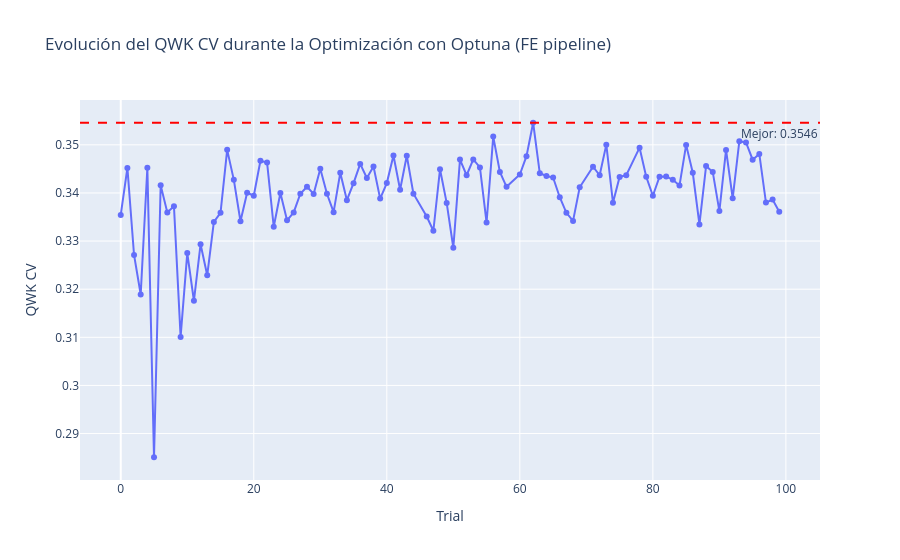

The notebook cell this image was saved under:
### Code cell
# ── Visualización: evolución del QWK CV durante la optimización ────────────
trials_df = study.trials_dataframe()
trials_df_complete = trials_df[trials_df['state'] == 'COMPLETE'].copy()

fig = px.line(
    trials_df_complete,
    x='number',
    y='value',
    title='Evolución del QWK CV durante la Optimización con Optuna (FE pipeline)',
    labels={'number': 'Trial', 'value': 'QWK CV'},
    markers=True,
)
fig.add_hline(
    y=study.best_value,
    line_dash='dash',
    line_color='red',
    annotation_text=f'Mejor: {study.best_value:.4f}',
    annotation_position='bottom right',
)
fig.show()

### Figure 1 — Plotly figure (JSON) as saved in the notebook; plotly's stock layout.template omitted (floating-point values rounded to 4 significant figures)
{"data": [{"hovertemplate": "Trial=%{x}<br>QWK CV=%{y}<extra></extra>", "legendgroup": "", "line": {"color": "#636efa", "dash": "solid"}, "marker": {"symbol": "circle"}, "mode": "lines+markers", "name": "", "orientation": "v", "showlegend": false, "type": "scatter", "x": [0, 1, 2, 3, 4, 5, 6, 7, 8, 9, 10, 11, 12, 13, 14, 15, 16, 17, 18, 19, 20, 21, 22, 23, 24, 25, 26, 27, 28, 29, 30, 31, 32, 33, 34, 35, 36, 37, 38, 39, 40, 41, 42, 43, 44, 46, 47, 48, 49, 50, 51, 52, 53, 54, 55, 56, 57, 58, 60, 61, 62, 63, 64, 65, 66, 67, 68, 69, 71, 72, 73, 74, 75, 76, 78, 79, 80, 81, 82, 83, 84, 85, 86, 87, 88, 89, 90, 91, 92, 93, 94, 95, 96, 97, 98, 99], "xaxis": "x", "y": [0.3354, 0.3452, 0.3271, 0.3189, 0.3452, 0.2851, 0.3416, 0.336, 0.3372, 0.3101, 0.3275, 0.3176, 0.3293, 0.3229, 0.334, 0.3359, 0.349, 0.3427, 0.3341, 0.34, 0.3394, 0.3467, 0.3463, 0.333, 0.34, 0.3343, 0.336, 0.3398, 0.3413, 0.3398, 0.345, 0.3398, 0.336, 0.3442, 0.3385, 0.342, 0.346, 0.3431, 0.3455, 0.3388, 0.3421, 0.3478, 0.3407, 0.3477, 0.3398, 0.3351, 0.3321, 0.3449, 0.3379, 0.3286, 0.3469, 0.3437, 0.347, 0.3453, 0.3339, 0.3517, 0.3444, 0.3413, 0.3438, 0.3476, 0.3546, 0.3441, 0.3435, 0.3432, 0.3391, 0.3359, 0.3342, 0.3412, 0.3455, 0.3437, 0.35, 0.338, 0.3433, 0.3437, 0.3494, 0.3434, 0.3394, 0.3434, 0.3434, 0.3427, 0.3415, 0.35, 0.3442, 0.3335, 0.3456, 0.3444, 0.3362, 0.3489, 0.3389, 0.3508, 0.3505, 0.3469, 0.3481, 0.338, 0.3386, 0.3361], "yaxis": "y"}], "layout": {"annotations": [{"showarrow": false, "text": "Mejor: 0.3546", "x": 1, "xanchor": "right", "xref": "x domain", "y": 0.3546, "yanchor": "top", "yref": "y"}], "legend": {"tracegroupgap": 0}, "shapes": [{"line": {"color": "red", "dash": "dash"}, "type": "line", "x0": 0, "x1": 1, "xref": "x domain", "y0": 0.3546, "y1": 0.3546, "yref": "y"}], "title": {"text": "Evolución del QWK CV durante la Optimización con Optuna (FE pipeline)"}, "xaxis": {"anchor": "y", "domain": [0, 1], "title": {"text": "Trial"}}, "yaxis": {"anchor": "x", "domain": [0, 1], "title": {"text": "QWK CV"}}}}
